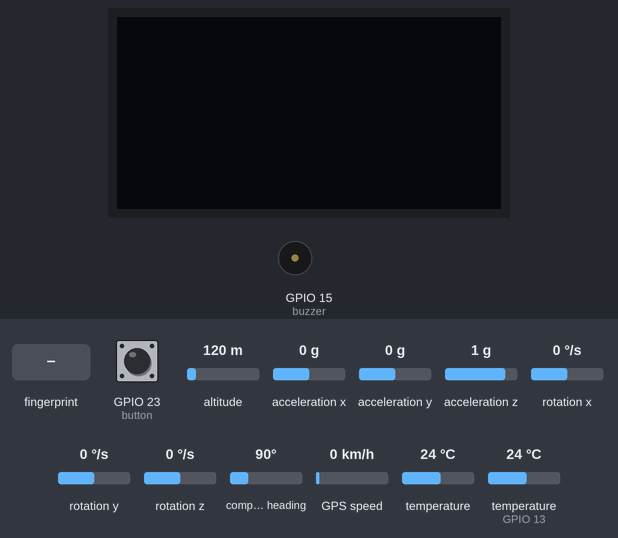
The sketch below on a simulated ESP32. Shown: 128×64 one-colour display, buzzer (waves = sounding, pin HIGH). The test bench sets the inputs (shaded band); at power-on: GPS speed 0 km/h, temperature (sensor on GPIO 13) 24 °C, GPIO 23 (button) HIGH, altitude 120 m, acceleration x 0 g, acceleration y 0 g, acceleration z 1 g, rotation x 0 °/s, rotation y 0 °/s, rotation z 0 °/s, compass heading 90°, temperature 24 °C. The OLED is the two-colour kind (top 16 rows yellow); WiFi joins after 1.5 s; servers stay silent unless stated; uploads are accepted with an empty reply; the GPS gets a fix after 3 s at 37.7749, -122.4194 with 8 satellites; what the sketch prints to the serial monitor is not drawn.

Above: at 3.9 s.
4.0 s: finger stored as number 1 placed on the sensor
At 6.9 s:
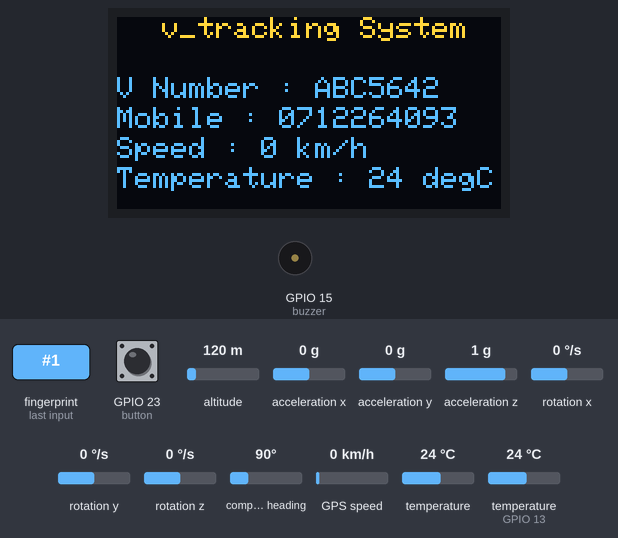
7.0 s: GPS speed set to 2 km/h
At 9.01 s:
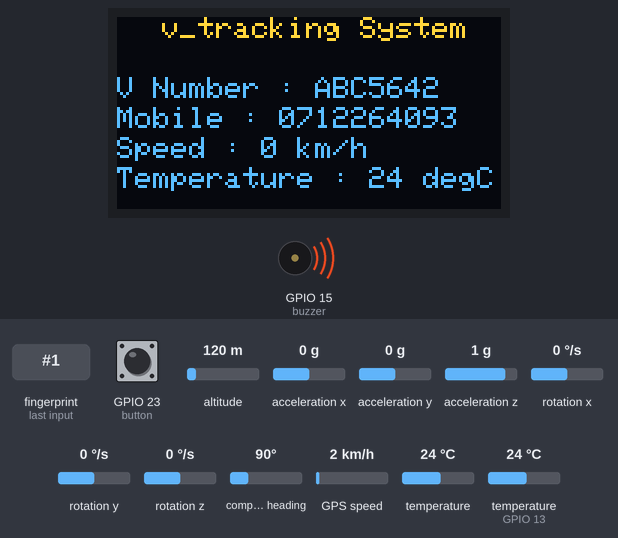
10.0 s: temperature (sensor on GPIO 13) set to 12 °C
At 11.94 s:
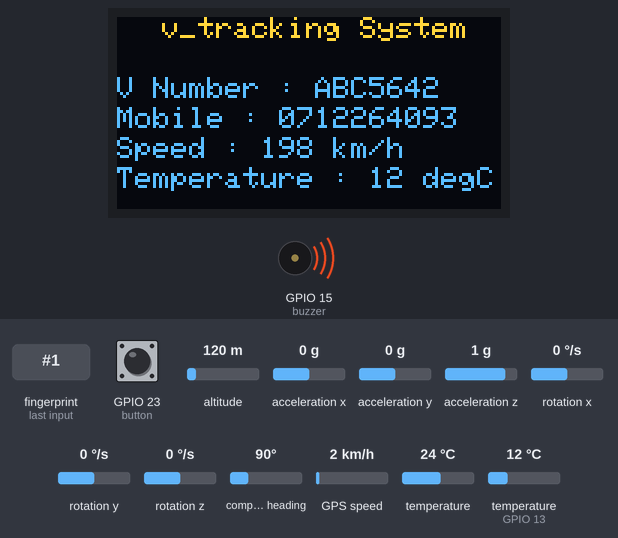
At 12.8 s:
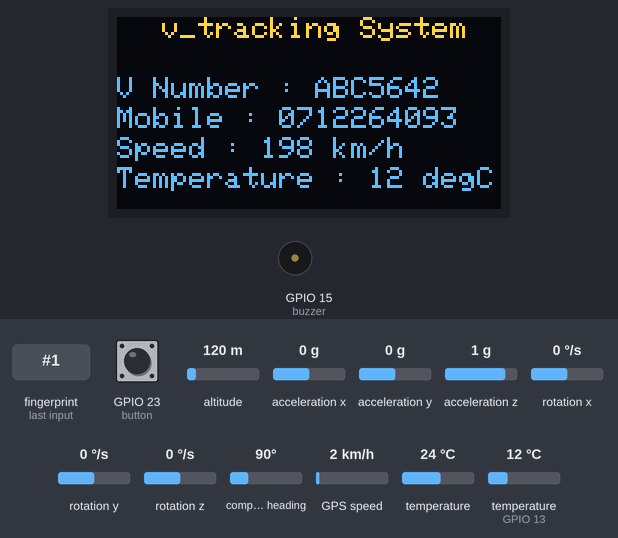
13.0 s: GPS speed set to 30 km/h
16.0 s: temperature (sensor on GPIO 13) set to 19 °C
19.0 s: GPIO 23 (button) pulled LOW for 1 s
Timing chart, 0 to 23.9 s (numbered marks = the images above; inputs shaded):
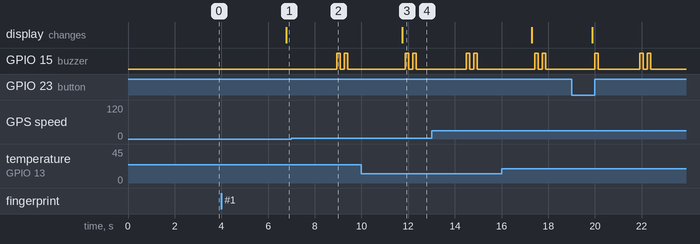

Measured:
- the behaviour switches between 0 and 1 km/h on GPS speed (found by bisection; images 1 and 2)
- after the input at 4.0 s, the display: changes after 2.8 s (image 1)
- after the input at 7.0 s, GPIO 15 (buzzer): alternates HIGH for 0.15 s and LOW for 0.17 s, 4 changes in all, then stays LOW, starting after 1.9 s
- after the input at 10.0 s, the display: changes after 1.8 s (image 3)

The sketch:

device.ino
```cpp
#include <WiFi.h>
#include <HTTPClient.h>
#include <TinyGPS++.h>
#include <OneWire.h>
#include <DallasTemperature.h>
#include <Adafruit_MPU6050.h>
#include <Adafruit_Sensor.h>
#include <Wire.h>
#include <Adafruit_GFX.h>
#include <Adafruit_SSD1306.h>
#include <Adafruit_Fingerprint.h>

const char* ssid = "Chamith rulz";
const char* password = "Chamith17321";

String serverName = "http://192.168.8.138/v_tracking/attendance.php";
String serverName2 = "http://192.168.8.138/v_tracking/history.php";
unsigned long lastTime = 0;
unsigned long timerDelay = 20000;

HardwareSerial Sender(1);
#define SCREEN_WIDTH 128
#define SCREEN_HEIGHT 64

#define DS18B20PIN 13
#define Receiver_Txd_pin 27
#define Receiver_Rxd_pin 14
#define RXD2 16
#define TXD2 17
#define buzzer 15
#define button 23

Adafruit_MPU6050 mpu;
String Latitude, accident;
String Longitude;
int temp, Speed, lock, sta1;

TinyGPSPlus gps;
OneWire oneWire(DS18B20PIN);
DallasTemperature sensor(&oneWire);
Adafruit_SSD1306 display(SCREEN_WIDTH, SCREEN_HEIGHT, &Wire, -1);
Adafruit_Fingerprint finger = Adafruit_Fingerprint(&Serial2);


void setup() {
  Serial.begin(9600);
  pinMode(buzzer, OUTPUT);
  pinMode(button, INPUT_PULLUP);
  Sender.begin(9600, SERIAL_8N1, Receiver_Txd_pin, Receiver_Rxd_pin);
  Wire.begin();
  sensor.begin();

  if (!mpu.begin()) {
    Serial.println("Failed to find MPU6050 chip");
    while (1) {
      delay(10);
    }
  }
  if (!display.begin(SSD1306_SWITCHCAPVCC, 0x3C)) { // Address 0x3D for 128x64
    Serial.println(F("SSD1306 allocation failed"));
    for (;;);
  }
  Serial.println("MPU6050 Found!");
  mpu.setAccelerometerRange(MPU6050_RANGE_8_G);
  Serial.print("Accelerometer range set to: ");
  switch (mpu.getAccelerometerRange()) {
    case MPU6050_RANGE_2_G:
      Serial.println("+-2G");
      break;
    case MPU6050_RANGE_4_G:
      Serial.println("+-4G");
      break;
    case MPU6050_RANGE_8_G:
      Serial.println("+-8G");
      break;
    case MPU6050_RANGE_16_G:
      Serial.println("+-16G");
      break;
  }
  mpu.setGyroRange(MPU6050_RANGE_500_DEG);
  Serial.print("Gyro range set to: ");
  switch (mpu.getGyroRange()) {
    case MPU6050_RANGE_250_DEG:
      Serial.println("+- 250 deg/s");
      break;
    case MPU6050_RANGE_500_DEG:
      Serial.println("+- 500 deg/s");
      break;
    case MPU6050_RANGE_1000_DEG:
      Serial.println("+- 1000 deg/s");
      break;
    case MPU6050_RANGE_2000_DEG:
      Serial.println("+- 2000 deg/s");
      break;
  }

  mpu.setFilterBandwidth(MPU6050_BAND_5_HZ);
  Serial.print("Filter bandwidth set to: ");
  switch (mpu.getFilterBandwidth()) {
    case MPU6050_BAND_260_HZ:
      Serial.println("260 Hz");
      break;
    case MPU6050_BAND_184_HZ:
      Serial.println("184 Hz");
      break;
    case MPU6050_BAND_94_HZ:
      Serial.println("94 Hz");
      break;
    case MPU6050_BAND_44_HZ:
      Serial.println("44 Hz");
      break;
    case MPU6050_BAND_21_HZ:
      Serial.println("21 Hz");
      break;
    case MPU6050_BAND_10_HZ:
      Serial.println("10 Hz");
      break;
    case MPU6050_BAND_5_HZ:
      Serial.println("5 Hz");
      break;
  }
  WiFi.begin(ssid, password);
  Serial.println("Connecting");
  while (WiFi.status() != WL_CONNECTED) {
    delay(500);
    Serial.print(".");
  }
  Serial.println("");
  Serial.print("Connected to WiFi network with IP Address: ");
  Serial.println(WiFi.localIP());

  Adafruit_Fingerprint finger = Adafruit_Fingerprint(&Serial2);
  while (!Serial);  // For Yun/Leo/Micro/Zero/...
  delay(100);
  Serial.println("\n\nAdafruit finger detect test");

  // set the data rate for the sensor serial port
  finger.begin(57600);

  if (finger.verifyPassword()) {
    Serial.println("Found fingerprint sensor!");
  } else {
    Serial.println("Did not find fingerprint sensor :(");
    while (1) {
      delay(1);
    }
  }

  finger.getTemplateCount();
  Serial.print("Sensor contains "); Serial.print(finger.templateCount); Serial.println(" templates");
  Serial.println("Waiting for valid finger...");
}

void loop() {

  getFingerprintIDez();
  if (finger.fingerID == 1) {
    lock = 1;
    attendanceReq();
  } else if (finger.fingerID == 2) {
    lock = 1;
    attendanceReq();
  }
  while (lock) {
    rd18b20();
    mpuRead();
    dis();
    if (digitalRead(button) == LOW) {
      digitalWrite(buzzer, HIGH);
      delay(150);
      digitalWrite(buzzer, LOW);
      delay(150);
      smsPro();
      delay(1000);
    }
    if ((millis() - lastTime) > timerDelay) {
      historyReq();
      lastTime = millis();
    }
    while (Sender.available() > 0)
      if (gps.encode(Sender.read()))
        displayInfo();
  }

}
void rd18b20() {
  sensor.requestTemperatures();
  Serial.print("Temperature is: ");
  Serial.println(sensor.getTempCByIndex(0));
  temp = sensor.getTempCByIndex(0);

}
void displayInfo() {
  if (gps.location.isValid()) {
    Latitude = gps.location.lat();
    Longitude = gps.location.lng();
    Speed = gps.speed.value() * 1.852;
    Serial.print(F("Latitude: "));
    Serial.print(gps.location.lat(), 6);
    Serial.print(F(","));
    Serial.print(F("Longitude: "));
    Serial.print(gps.location.lng(), 6);
    Serial.print(F(","));
    Serial.print(F("Speed: "));
    Serial.print(gps.speed.value() * 1.852, 6);
    Serial.println(F(" km/h"));

    if (Speed > 60) {
      Serial.println("Speed HIGH");
      digitalWrite(buzzer, HIGH);
      delay(150);
      digitalWrite(buzzer, LOW);
      delay(150);
    }


  } else {
    Serial.print(F("INVALID"));
  }
  Serial.println();
}
void mpuRead() {

  sensors_event_t a, g, temp;
  mpu.getEvent(&a, &g, &temp);

  Serial.print("Acceleration X: ");
  Serial.print(a.acceleration.x);
  Serial.print(", Y: ");
  Serial.print(a.acceleration.y);
  Serial.print(", Z: ");
  Serial.print(a.acceleration.z);
  Serial.println(" m/s^2");

  if (a.acceleration.x < 1 && sta1 == 0) {
    accident = "accident";
    sta1 = 1;
    smsPro();
  } else {
    sta1 = 0;
    accident = "NO accident";
  }

  Serial.print("Rotation X: ");
  Serial.print(g.gyro.x);
  Serial.print(", Y: ");
  Serial.print(g.gyro.y);
  Serial.print(", Z: ");
  Serial.print(g.gyro.z);
  Serial.println(" rad/s");

  Serial.print("Temperature: ");
  Serial.print(temp.temperature);
  Serial.println(" degC");

  Serial.println("");
  delay(1000);
}
void dis() {
  display.clearDisplay();
  display.setTextSize(1);
  display.setTextColor(WHITE);
  display.setCursor(15, 0);
  display.println("v_tracking System");
  display.setCursor(0, 20);
  display.print("V Number : ABC5642");
  display.setCursor(0, 30);
  display.print("Mobile : 0712264093");
  display.setCursor(0, 40);
  display.print("Speed : ");
  display.print(Speed);
  display.print(" km/h");
  display.setCursor(0, 50);
  display.print("Temperature : ");
  display.print(temp);
  display.print(" degC");
  display.display();
  delay(100);
}
uint8_t getFingerprintID() {
  uint8_t p = finger.getImage();
  switch (p) {
    case FINGERPRINT_OK:
      Serial.println("Image taken");
      break;
    case FINGERPRINT_NOFINGER:
      Serial.println("No finger detected");
      return p;
    case FINGERPRINT_PACKETRECIEVEERR:
      Serial.println("Communication error");
      return p;
    case FINGERPRINT_IMAGEFAIL:
      Serial.println("Imaging error");
      return p;
    default:
      Serial.println("Unknown error");
      return p;
  }

  // OK success!

  p = finger.image2Tz();
  switch (p) {
    case FINGERPRINT_OK:
      Serial.println("Image converted");
      break;
    case FINGERPRINT_IMAGEMESS:
      Serial.println("Image too messy");
      return p;
    case FINGERPRINT_PACKETRECIEVEERR:
      Serial.println("Communication error");
      return p;
    case FINGERPRINT_FEATUREFAIL:
      Serial.println("Could not find fingerprint features");
      return p;
    case FINGERPRINT_INVALIDIMAGE:
      Serial.println("Could not find fingerprint features");
      return p;
    default:
      Serial.println("Unknown error");
      return p;
  }

  // OK converted!
  p = finger.fingerFastSearch();
  if (p == FINGERPRINT_OK) {
    Serial.println("Found a print match!");
  } else if (p == FINGERPRINT_PACKETRECIEVEERR) {
    Serial.println("Communication error");
    return p;
  } else if (p == FINGERPRINT_NOTFOUND) {
    Serial.println("Did not find a match");
    return p;
  } else {
    Serial.println("Unknown error");
    return p;
  }

  // found a match!
  Serial.print("Found ID #"); Serial.print(finger.fingerID);
  Serial.print(" with confidence of "); Serial.println(finger.confidence);

  return finger.fingerID;
}

// returns -1 if failed, otherwise returns ID #
int getFingerprintIDez() {
  uint8_t p = finger.getImage();
  if (p != FINGERPRINT_OK)  return -1;

  p = finger.image2Tz();
  if (p != FINGERPRINT_OK)  return -1;

  p = finger.fingerFastSearch();
  if (p != FINGERPRINT_OK)  return -1;

  // found a match!
  Serial.print("Found ID #"); Serial.print(finger.fingerID);
  Serial.print(" with confidence of "); Serial.println(finger.confidence);
  return finger.fingerID;
}
void attendanceReq() {
  if (WiFi.status() == WL_CONNECTED) {
    HTTPClient http;
    WiFiClient client;

    String serverPath = serverName + "?api_key=tPmAT5Ab3j7F9&user_id=" + finger.fingerID + "";
    Serial.println(serverPath);
    http.begin(client, serverPath.c_str());
    int httpResponseCode = http.GET();

    if (httpResponseCode > 0) {
      Serial.print("HTTP Response code: ");
      Serial.println(httpResponseCode);
      String payload = http.getString();
      Serial.println(payload);
    }
    else {
      Serial.print("Error code: ");
      Serial.println(httpResponseCode);
    }
    http.end();
  }
  else {
    Serial.println("WiFi Disconnected");
  }
}
void historyReq() {
  if (WiFi.status() == WL_CONNECTED) {
    HTTPClient http;
    WiFiClient client;

    String serverPath = serverName2 + "?api_key=tPmAT5Ab3j7F9&Temperature=" + temp + "&Latitude=" + (String)Latitude + "&Longitude=" + Longitude + "&accident=" + accident + "&Speed=" + Speed + "";
    Serial.println(serverPath);
    http.begin(client, serverPath.c_str());
    int httpResponseCode = http.GET();

    if (httpResponseCode > 0) {
      Serial.print("HTTP Response code: ");
      Serial.println(httpResponseCode);
      String payload = http.getString();
      Serial.println(payload);
    }
    else {
      Serial.print("Error code: ");
      Serial.println(httpResponseCode);
    }
    http.end();
  }
  else {
    Serial.println("WiFi Disconnected");
  }
}
void smsPro() {
  if (WiFi.status() == WL_CONNECTED) {
    HTTPClient http;

    String serverPath = "https://www.textit.biz/sendmsg/?id=94719718093&pw=4284&to=0719718093&text=Alert+:+Car+Crash+Detection+Location+:+https://www.google.com/maps/?q=" + Latitude + "," + Longitude + "";
    Serial.println(serverPath);
    http.begin(serverPath.c_str());

    int httpResponseCode = http.GET();

    if (httpResponseCode > 0) {
      Serial.print("HTTP Response code: ");
      Serial.println(httpResponseCode);
      String payload = http.getString();
      Serial.println(payload);
    }
    else {
      Serial.print("Error code: ");
      Serial.println(httpResponseCode);
    }
    // Free resources
    http.end();
  }
  else {
    Serial.println("WiFi Disconnected");
  }
}
```
